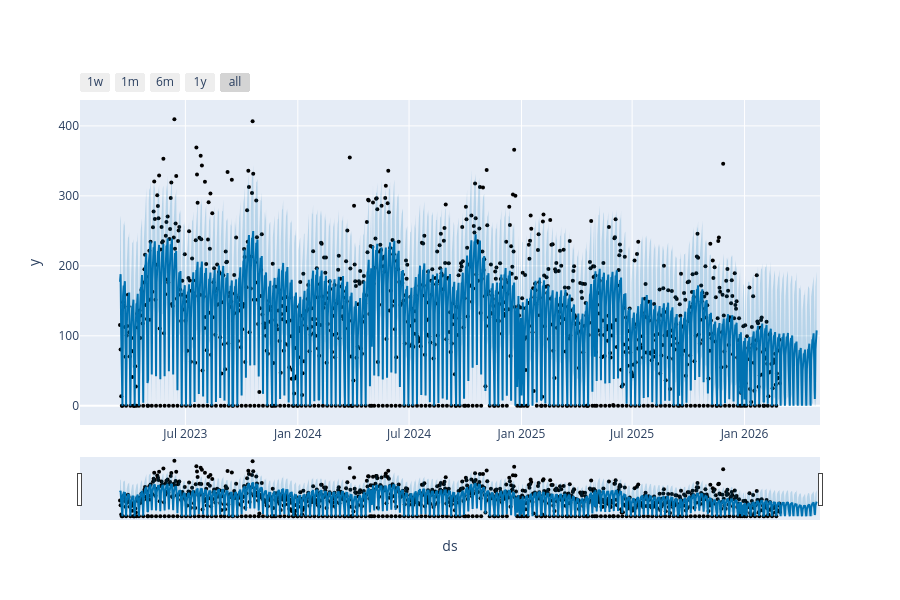

The notebook cell this image was saved under:
### Code cell
plot_plotly(model, forecast)

### Figure 1 — Plotly figure (JSON) as saved in the notebook; plotly's stock layout.template omitted (floating-point values rounded to 4 significant figures; data arrays with more than 128 entries replaced by an {"elided": "..."} marker saying what was removed)
{"data": [{"marker": {"color": "black", "size": 4}, "mode": "markers", "name": "Actual", "type": "scatter", "x": {"elided": "1081 str values"}, "y": {"elided": "1081 float values"}}, {"hoverinfo": "skip", "line": {"width": 0}, "mode": "lines", "type": "scatter", "x": {"elided": "1141 str values"}, "y": {"elided": "1141 float values"}}, {"fill": "tonexty", "fillcolor": "rgba(0, 114, 178, 0.2)", "line": {"color": "#0072B2", "width": 2}, "mode": "lines", "name": "Predicted", "type": "scatter", "x": {"elided": "1141 str values"}, "y": {"elided": "1141 float values"}}, {"fill": "tonexty", "fillcolor": "rgba(0, 114, 178, 0.2)", "hoverinfo": "skip", "line": {"width": 0}, "mode": "lines", "type": "scatter", "x": {"elided": "1141 str values"}, "y": {"elided": "1141 float values"}}], "layout": {"height": 600, "showlegend": false, "width": 900, "xaxis": {"rangeselector": {"buttons": [{"count": 7, "label": "1w", "step": "day", "stepmode": "backward"}, {"count": 1, "label": "1m", "step": "month", "stepmode": "backward"}, {"count": 6, "label": "6m", "step": "month", "stepmode": "backward"}, {"count": 1, "label": "1y", "step": "year", "stepmode": "backward"}, {"step": "all"}]}, "rangeslider": {"visible": true}, "title": {"text": "ds"}, "type": "date"}, "yaxis": {"title": {"text": "y"}}}}
